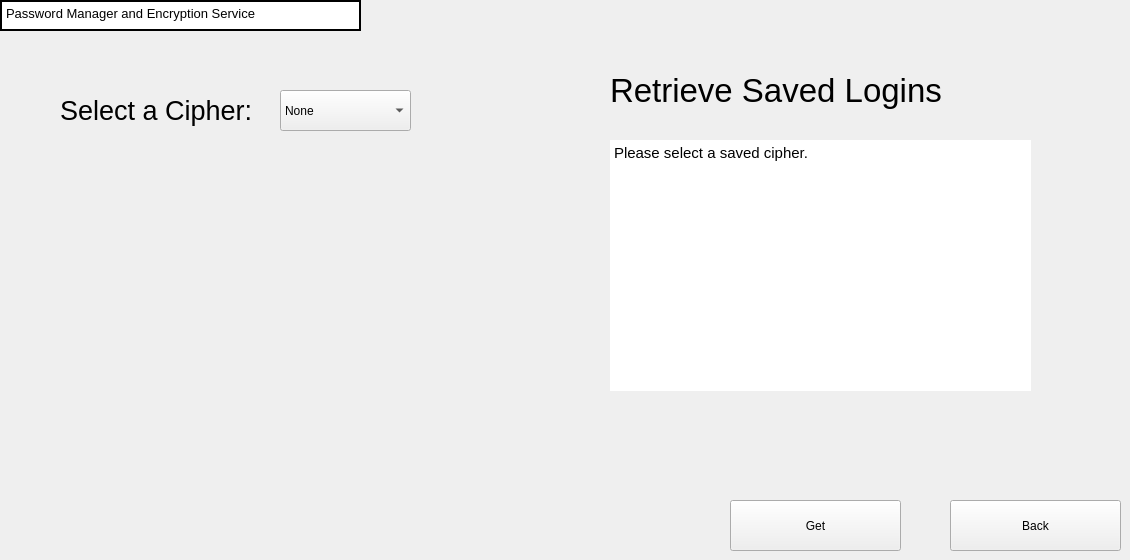
    <widget class="QWidget" name="RetrieveCipherPage">
     <widget class="QComboBox" name="RetrieveSelectEntry">
      <property name="geometry">
       <rect>
        <x>280</x>
        <y>90</y>
        <width>131</width>
        <height>41</height>
       </rect>
      </property>
      <item>
       <property name="text">
        <string>None</string>
       </property>
      </item>
     </widget>
     <widget class="QPushButton" name="RetrieveBackBTN">
      <property name="geometry">
       <rect>
        <x>950</x>
        <y>500</y>
        <width>171</width>
        <height>51</height>
       </rect>
      </property>
      <property name="text">
       <string>Back</string>
      </property>
     </widget>
     <widget class="QPushButton" name="RetrieveGetBTN">
      <property name="geometry">
       <rect>
        <x>730</x>
        <y>500</y>
        <width>171</width>
        <height>51</height>
       </rect>
      </property>
      <property name="text">
       <string>Get</string>
      </property>
     </widget>
     <widget class="QTextEdit" name="RetrievePanel">
      <property name="geometry">
       <rect>
        <x>610</x>
        <y>140</y>
        <width>421</width>
        <height>251</height>
       </rect>
      </property>
      <property name="frameShape">
       <enum>QFrame::NoFrame</enum>
      </property>
      <property name="html">
       <string>&lt;!DOCTYPE HTML PUBLIC &quot;-//W3C//DTD HTML 4.0//EN&quot; &quot;http://www.w3.org/TR/REC-html40/strict.dtd&quot;&gt;
&lt;html&gt;&lt;head&gt;&lt;meta name=&quot;qrichtext&quot; content=&quot;1&quot; /&gt;&lt;meta charset=&quot;utf-8&quot; /&gt;&lt;style type=&quot;text/css&quot;&gt;
p, li { white-space: pre-wrap; }
hr { height: 1px; border-width: 0; }
li.unchecked::marker { content: &quot;\2610&quot;; }
li.checked::marker { content: &quot;\2612&quot;; }
&lt;/style&gt;&lt;/head&gt;&lt;body style=&quot; font-family:'Noto Sans'; font-size:10pt; font-weight:400; font-style:normal;&quot;&gt;
&lt;p style=&quot; margin-top:0px; margin-bottom:0px; margin-left:0px; margin-right:0px; -qt-block-indent:0; text-indent:0px;&quot;&gt;&lt;span style=&quot; font-family:'Ubuntu'; font-size:11pt;&quot;&gt;Please select a saved cipher.&lt;/span&gt;&lt;/p&gt;&lt;/body&gt;&lt;/html&gt;</string>
      </property>
     </widget>
     <widget class="QPlainTextEdit" name="LogoBannerTXT_6">
      <property name="geometry">
       <rect>
        <x>0</x>
        <y>0</y>
        <width>361</width>
        <height>31</height>
       </rect>
      </property>
      <property name="font">
       <font>
        <pointsize>10</pointsize>
        <bold>false</bold>
       </font>
      </property>
      <property name="frameShape">
       <enum>QFrame::WinPanel</enum>
      </property>
      <property name="frameShadow">
       <enum>QFrame::Plain</enum>
      </property>
      <property name="verticalScrollBarPolicy">
       <enum>Qt::ScrollBarAlwaysOff</enum>
      </property>
      <property name="horizontalScrollBarPolicy">
       <enum>Qt::ScrollBarAlwaysOff</enum>
      </property>
      <property name="readOnly">
       <bool>true</bool>
      </property>
      <property name="plainText">
       <string>Password Manager and Encryption Service</string>
      </property>
     </widget>
     <widget class="QLabel" name="RetrieveCipherLB">
      <property name="geometry">
       <rect>
        <x>60</x>
        <y>90</y>
        <width>241</width>
        <height>41</height>
       </rect>
      </property>
      <property name="font">
       <font>
        <pointsize>20</pointsize>
        <bold>false</bold>
       </font>
      </property>
      <property name="text">
       <string>Select a Cipher:</string>
      </property>
     </widget>
     <widget class="QLabel" name="RetrieveSavedLoginLB">
      <property name="geometry">
       <rect>
        <x>610</x>
        <y>70</y>
        <width>381</width>
        <height>41</height>
       </rect>
      </property>
      <property name="font">
       <font>
        <pointsize>25</pointsize>
        <bold>false</bold>
       </font>
      </property>
      <property name="text">
       <string>Retrieve Saved Logins</string>
      </property>
     </widget>
    </widget>
